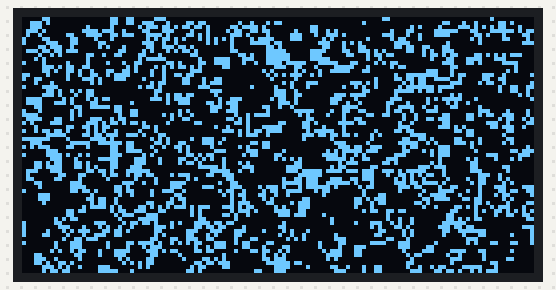
A program run on a simulated ESP32. Parts: 128×64 one-colour display. Random numbers use the default seed unless the program sets one.

Above: at 2.2 s.
At 6.82 s:
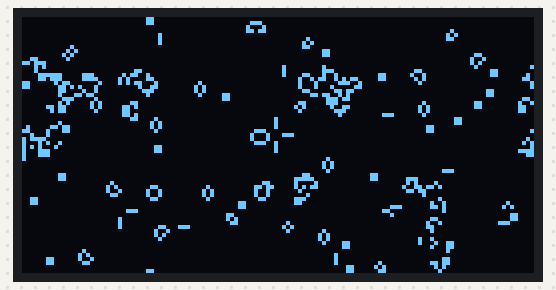
At 11.43 s:
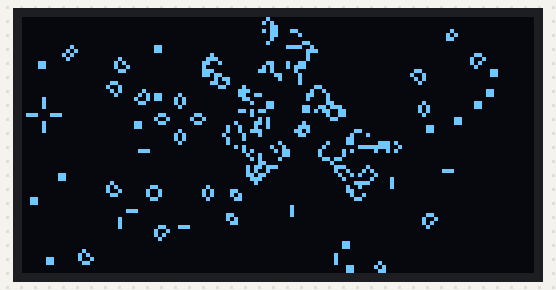
At 20.96 s:
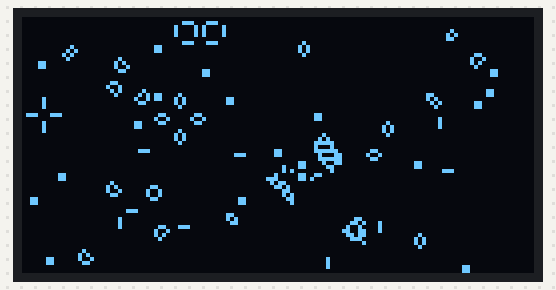
At 30.18 s:
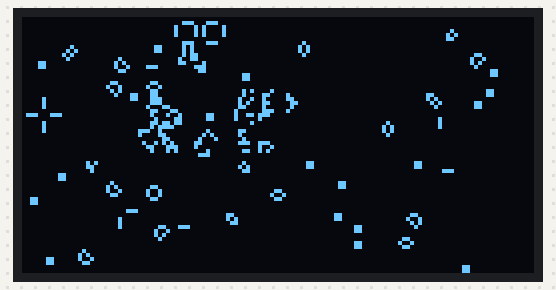
At 39.71 s:
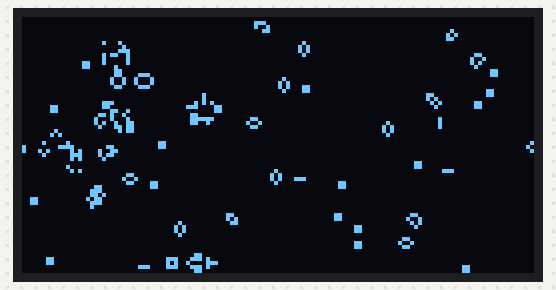

The program:

main.cpp
```cpp
#include <Adafruit_GFX.h>
#include <Adafruit_I2CDevice.h>
#include <Adafruit_SSD1306.h>
#include <Arduino.h>
#include <Wire.h>

#define SCREEN_WIDTH  128 // OLED display width, in pixels
#define SCREEN_HEIGHT 64  // OLED display height, in pixels

// Declaration for an SSD1306 display connected to I2C (SDA, SCL pins)
Adafruit_SSD1306 display(SCREEN_WIDTH, SCREEN_HEIGHT, &Wire, -1);
int g[SCREEN_HEIGHT][SCREEN_WIDTH];
int arrayCopy[SCREEN_HEIGHT][SCREEN_WIDTH];

void createRandomMatrix(int (&a)[SCREEN_HEIGHT][SCREEN_WIDTH]) {
    for (int i = 0; i < SCREEN_HEIGHT; i++) {
        for (int j = 0; j < SCREEN_WIDTH; j++) {
            a[i][j] = random(100) < 25 ? WHITE : BLACK;
        }
    }
}

void gameOfLife(int (&a)[SCREEN_HEIGHT][SCREEN_WIDTH]) {
    for (int i = 0; i < SCREEN_HEIGHT; i++) {
        for (int j = 0; j < SCREEN_WIDTH; j++) {
            arrayCopy[i][j] = a[i][j];
        }
    }

    for (int i = 0; i < SCREEN_HEIGHT; i++) {
        for (int j = 0; j < SCREEN_WIDTH; j++) {
            int total = (a[i][(j - 1) % SCREEN_WIDTH] + a[i][(j + 1) % SCREEN_WIDTH] + a[(i - 1) % SCREEN_HEIGHT][j] +
                         a[(i + 1) % SCREEN_HEIGHT][j] + a[(i - 1) % SCREEN_HEIGHT][(j - 1) % SCREEN_WIDTH] +
                         a[(i - 1) % SCREEN_HEIGHT][(j + 1) % SCREEN_WIDTH] +
                         a[(i + 1) % SCREEN_HEIGHT][(j - 1) % SCREEN_WIDTH] +
                         a[(i + 1) % SCREEN_HEIGHT][(j + 1) % SCREEN_WIDTH]);

            if (a[i][j] == WHITE) {
                if (total < 2 || total > 3) {
                    arrayCopy[i][j] = BLACK;
                }
            } else if (total == 3) {
                arrayCopy[i][j] = WHITE;
            }
        }
    }

    for (int i = 0; i < SCREEN_HEIGHT; i++) {
        for (int j = 0; j < SCREEN_WIDTH; j++) {
            a[i][j] = arrayCopy[i][j];
        }
    }
}

void addGlider(int i1, int j1, int (&a)[SCREEN_HEIGHT][SCREEN_WIDTH]) {
    int glider[3][3] = {{0, 0, 1}, {1, 0, 1}, {0, 1, 1}};
    for (int i = 0; i < 3; i++) {
        for (int j = 0; j < 3; j++) {
            a[i1 + i][j1 + j] = glider[i][j];
        }
    }
}

void setup() {
    Serial.begin(115200);

    if (!display.begin(SSD1306_SWITCHCAPVCC, 0x3C)) { // Address 0x3D for 128x64
        Serial.println(F("SSD1306 allocation failed"));
        for (;;)
            ;
    }
    delay(2000);

    randomSeed(analogRead(0));
    createRandomMatrix(g);
    for (int i = 0; i < 10; i++)
        addGlider(random(SCREEN_HEIGHT), random(SCREEN_WIDTH), g);

    display.clearDisplay();
}

void loop() {
    gameOfLife(g);
    for (int i = 0; i < SCREEN_HEIGHT; i++) {
        for (int j = 0; j < SCREEN_WIDTH; j++) {
            display.drawPixel(j, i, g[i][j]);
        }
    }
    display.display();
}
```
